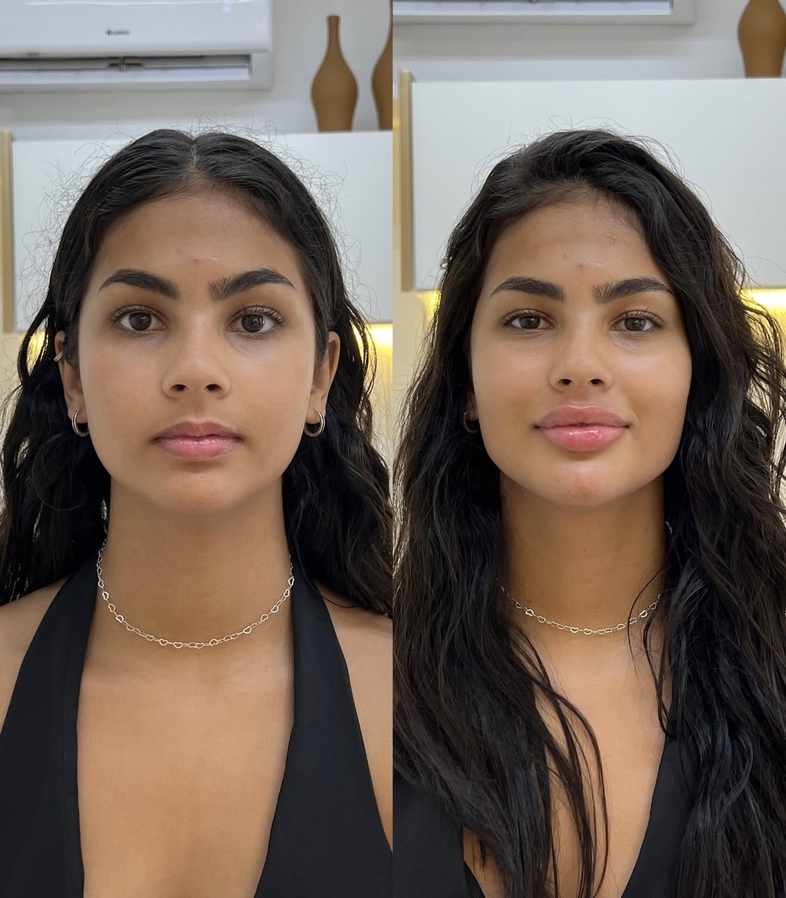
#> input picture images/rafaella.png, 786 x 898 px, shrunk from 1320 x 1509 before the run
$ python split.py
#> lines starting #> are read from the running program, lines starting #| are printed output that depends on the picture
from PIL import Image

img = Image.open('images/rafaella.png')
#> img is the input picture: PIL image 786x898 RGB; mean R, G, B 114.2, 98.8, 88.4
w, h = img.size
#> w = 786; h = 898

left = img.crop((0, 0, w//2, h))
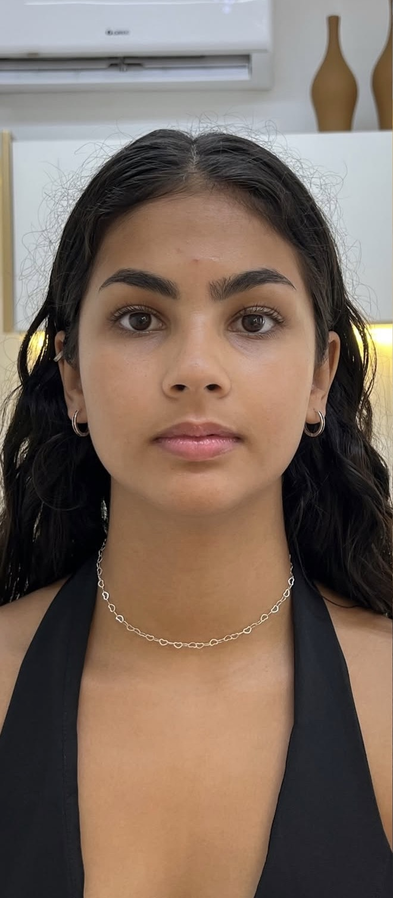
#> left: PIL image 393x898 RGB; mean R, G, B 123.4, 105.8, 93.9
right = img.crop((w//2, 0, w, h))
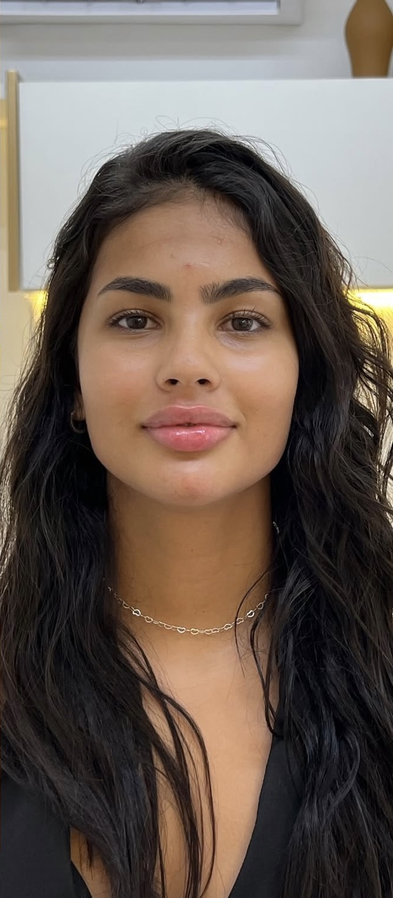
#> right: PIL image 393x898 RGB; mean R, G, B 105.1, 91.7, 82.8

left.save('images/rafaella_antes.jpg')
right.save('images/rafaella_depois.jpg')

$ run again, with images/IMG_7598.PNG copied over images/rafaella.png
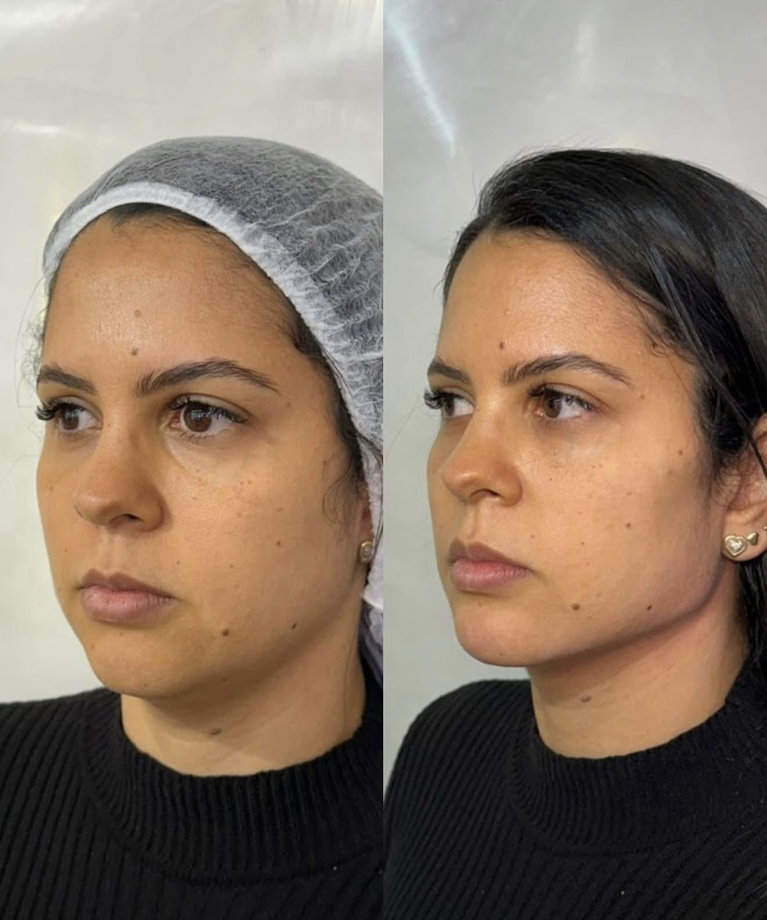
#> input picture images/IMG_7598.PNG, 767 x 920 px, shrunk from 1320 x 1583 before the run
#> img is the input picture: PIL image 767x920 RGB; mean R, G, B 134.9, 117.2, 101.4
#> `left = img.crop((0, 0, w//2, h))`:
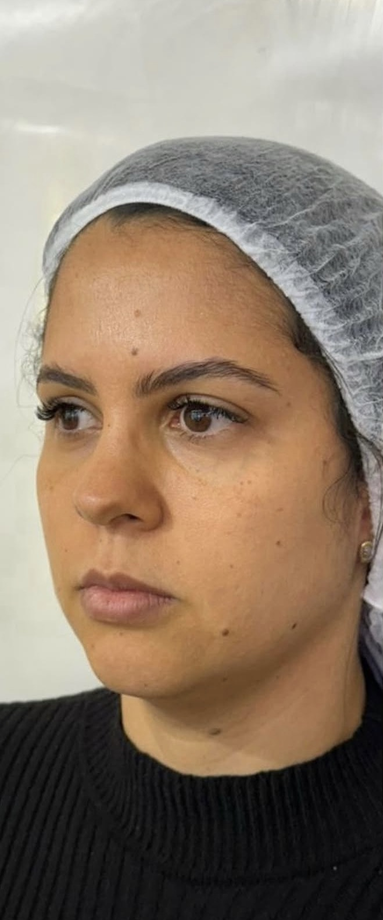
#> left: PIL image 383x920 RGB; mean R, G, B 142, 124.2, 106.7
#> `right = img.crop((w//2, 0, w, h))`:
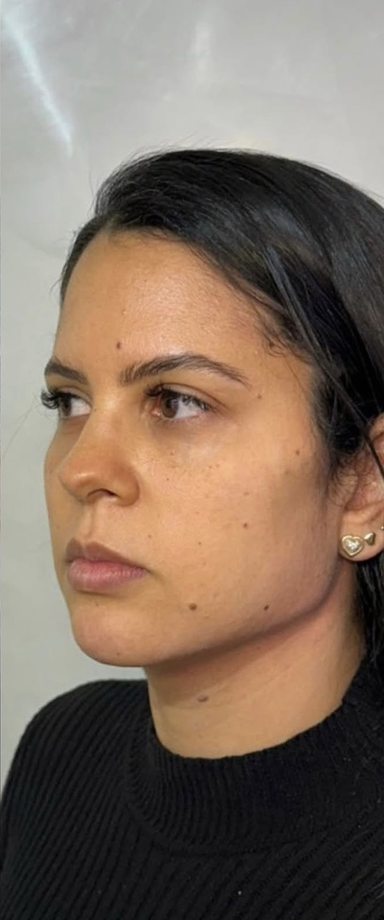
#> right: PIL image 384x920 RGB; mean R, G, B 127.7, 110.2, 96.2

$ run again, with images/IMG_7755.PNG copied over images/rafaella.png
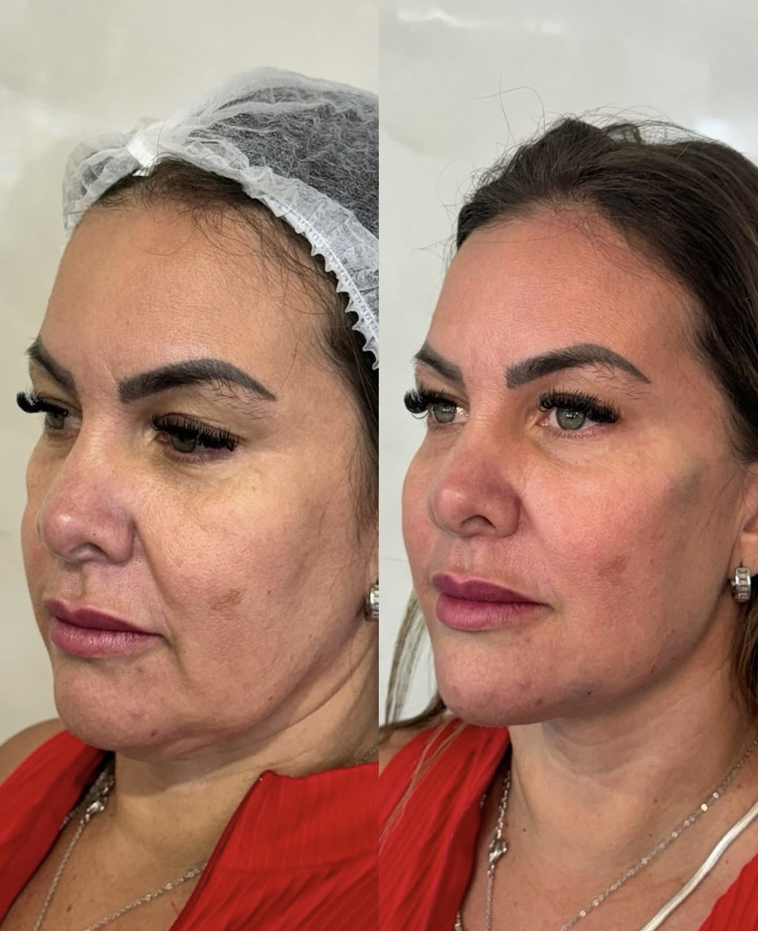
#> input picture images/IMG_7755.PNG, 758 x 931 px, shrunk from 1320 x 1622 before the run
#> img is the input picture: PIL image 758x931 RGB; mean R, G, B 166, 124.9, 108.3
#> `left = img.crop((0, 0, w//2, h))`:
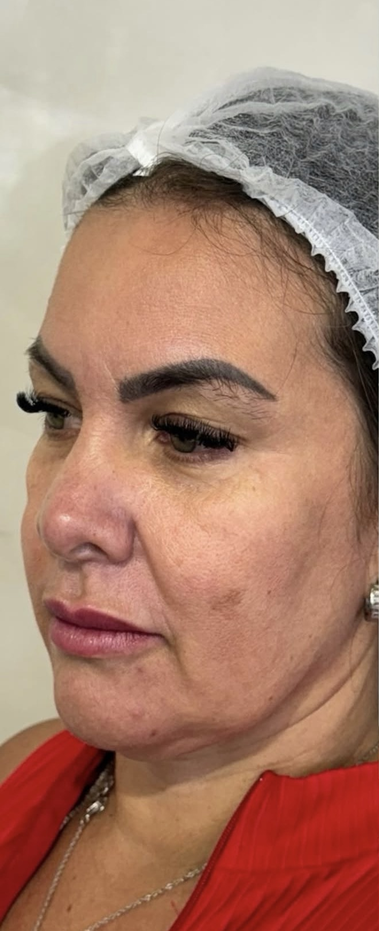
#> left: PIL image 379x931 RGB; mean R, G, B 168.9, 127.9, 109.2
#> `right = img.crop((w//2, 0, w, h))`:
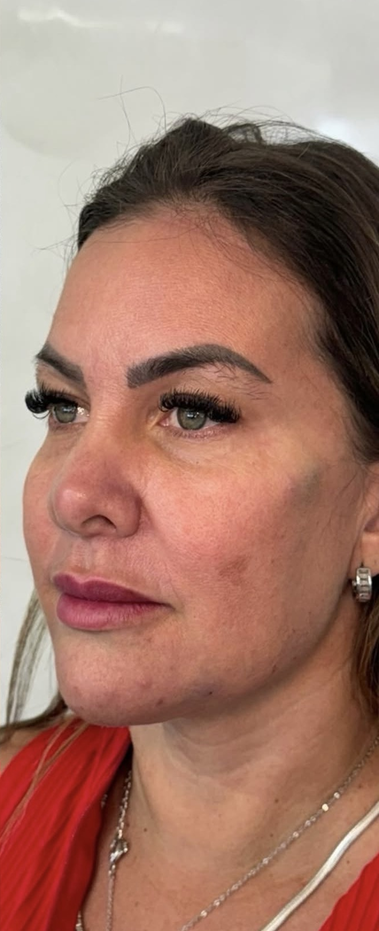
#> right: PIL image 379x931 RGB; mean R, G, B 163.2, 122, 107.3

$ run again, with images/IMG_7759.PNG copied over images/rafaella.png
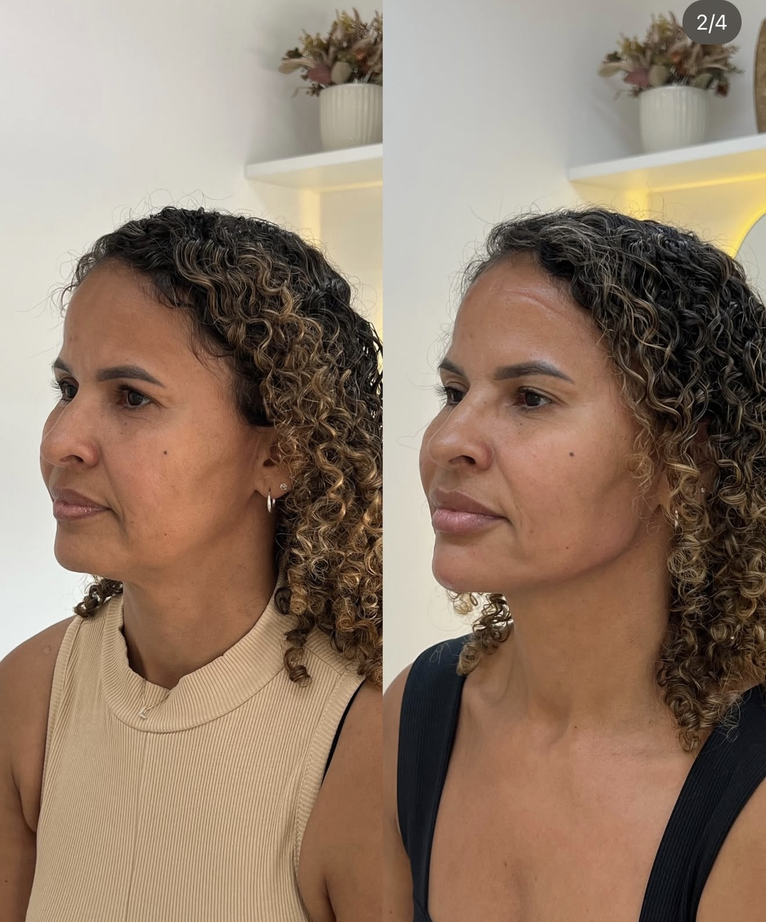
#> input picture images/IMG_7759.PNG, 766 x 922 px, shrunk from 1320 x 1589 before the run
#> img is the input picture: PIL image 766x922 RGB; mean R, G, B 145.9, 124.2, 106.6
#> `left = img.crop((0, 0, w//2, h))`:
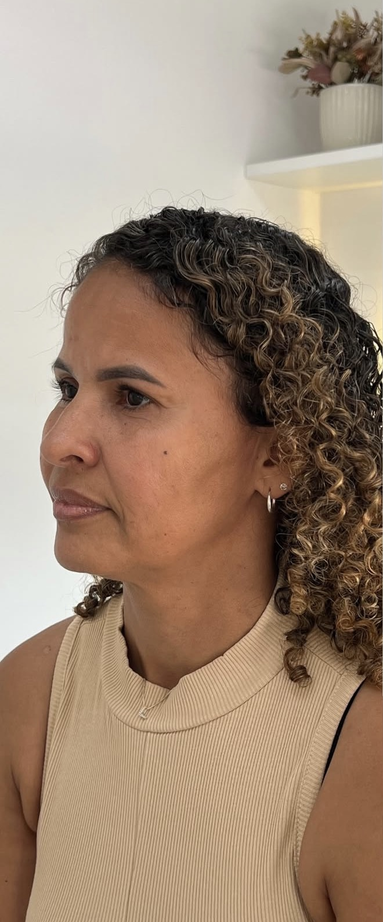
#> left: PIL image 383x922 RGB; mean R, G, B 156.9, 134.6, 115.4
#> `right = img.crop((w//2, 0, w, h))`:
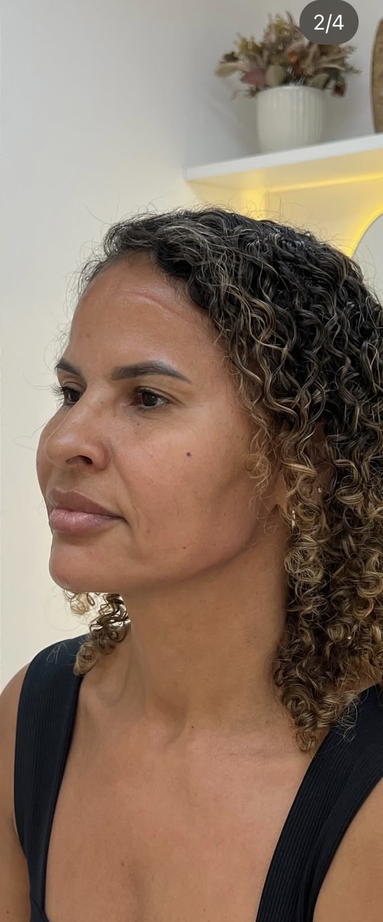
#> right: PIL image 383x922 RGB; mean R, G, B 134.9, 113.8, 97.9
